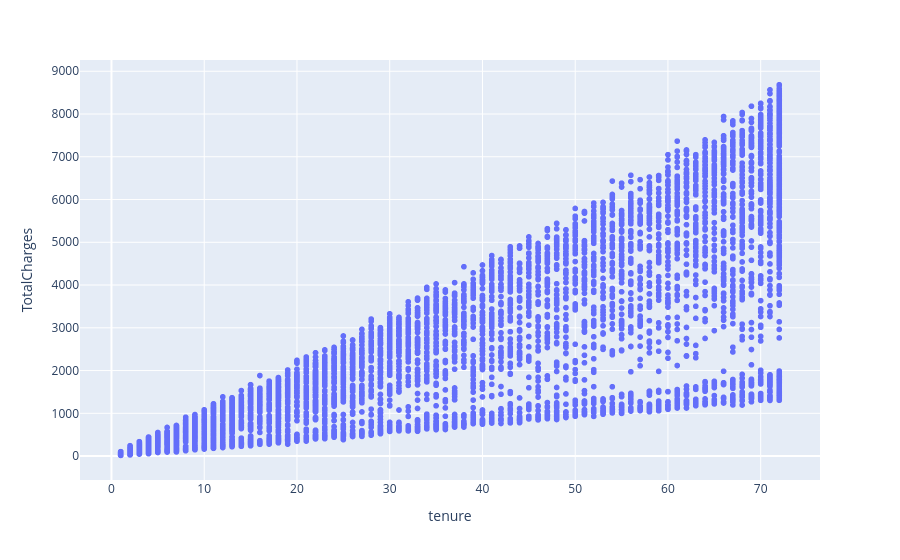

Notebook code for this chart:
### Code cell
px.scatter(df,x='tenure',y='TotalCharges')

### Figure 1 — Plotly figure (JSON) as saved in the notebook; plotly's stock layout.template omitted (floating-point values rounded to 4 significant figures; data arrays with more than 128 entries replaced by an {"elided": "..."} marker saying what was removed)
{"data": [{"hovertemplate": "tenure=%{x}<br>TotalCharges=%{y}<extra></extra>", "legendgroup": "", "marker": {"color": "#636efa", "symbol": "circle"}, "mode": "markers", "name": "", "showlegend": false, "type": "scattergl", "x": {"elided": "7010 int values"}, "xaxis": "x", "y": {"elided": "7010 float values"}, "yaxis": "y"}], "layout": {"legend": {"tracegroupgap": 0}, "margin": {"t": 60}, "xaxis": {"anchor": "y", "domain": [0, 1], "title": {"text": "tenure"}}, "yaxis": {"anchor": "x", "domain": [0, 1], "title": {"text": "TotalCharges"}}}}
